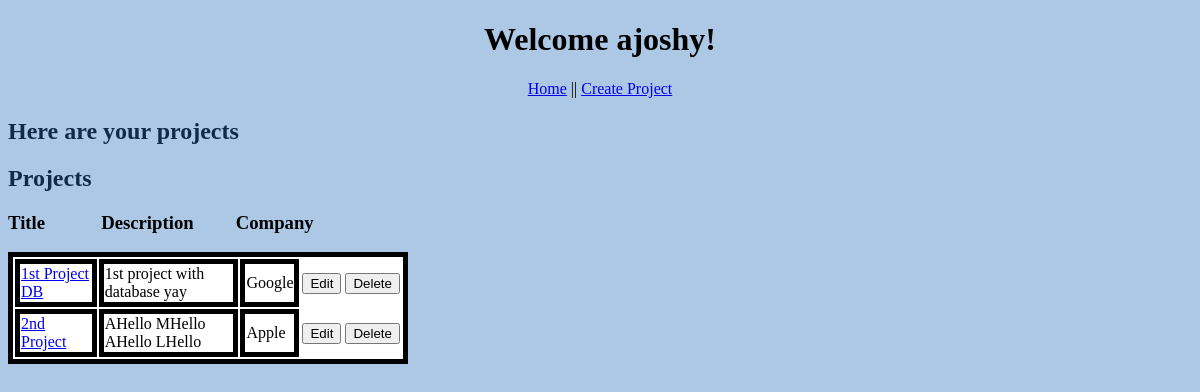
The app's page /notes with its own data.
### models.py (models this page shows, shortened)
class User(db.Model):
    id = db.Column('id', db.Integer, primary_key = True)
    username = db.Column('username', db.String(20))
    email = db.Column('email', db.String(50))
    password = db.Column('password', db.String(30))

class Project(db.Model):
    id = db.Column('id', db.Integer, primary_key = True)
    title = db.Column('title', db.String(200))
    detail = db.Column('detail', db.String(1000))
    company_name = db.Column('company_name', db.String(100))

### app.py (the view)
@app.route('/')
@app.route('/index')
@app.route('/notes') # can delete this later if needed
def index():
    a_user = db.session.query(User).filter_by(email='ajoshy@uncc.edu').one()
    projects = find_projects()
    return render_template('index.html',user=a_user,user_projects=projects)

### models.py (called while the page is built)
def find_projects():
    return db.session.query(Project).all()

### templates/index.html (shortened to what this page needs)
<!DOCTYPE html>
<html lang="en">
    <head>
        <link rel="stylesheet" href="{{ url_for('static', filename='main.css')}}">
    </head>
    <body>
        <h1>Welcome {{user.username}}!</h1>
        <nav>
            <a href="{{ url_for('index') }}">Home</a> ||
            <a href="{{ url_for('new_project') }}">Create Project</a>
        </nav>
        <h2>Here are your projects</h2>
        <h2>Projects</h2>
        <h3>
            Title&emsp;&emsp;&emsp;Description
            &emsp;&emsp;Company
        </h3>
        <div class="box">
            <table class="insideBox">
                {% for project in user_projects %}
                <tr>
                    <td class="tableRow"><a href="{{ url_for('get_project', project_id=project.id) }}">{{project.title}}</a></td>
                    <td class="tableRow">{{project.detail}}</a></td>
                    <td class="tableRow">{{project.company_name}}</a></td>
                    <td>
                        <form action="{{url_for('edit_project',project_id=project.id)}}" method = "get">
                            <input type="submit" value="Edit">
                        </form>
                    </td>
                    <td>
                        <form action="{{url_for('delete_project',project_id=project.id)}}" method = "post">
                            <input type="submit" value="Delete">
                        </form>
                    </td>
                </tr>
                {% endfor %}
            </table>
        </div>
    </body>
</html>

### static/main.css (style rules this page uses)
h1 { color:black; text-align: center; }
h2 { color: #112A46; }
body { background:#ACC8E5; }
nav { text-align: center; }
.box { width: 100%; height: 500px; width: 25em; text-align: center; }
.insideBox { background-color: white; text-align: left; border: 5px solid; margin-bottom: 20px; }
.tableRow { border: 5px solid black; }

### records on screen
User: username "ajoshy"
Project: title "1st Project DB", detail "1st project with database yay", company_name "Google"
Project: title "2nd Project", detail "AHello MHello AHello LHello", company_name "Apple"
